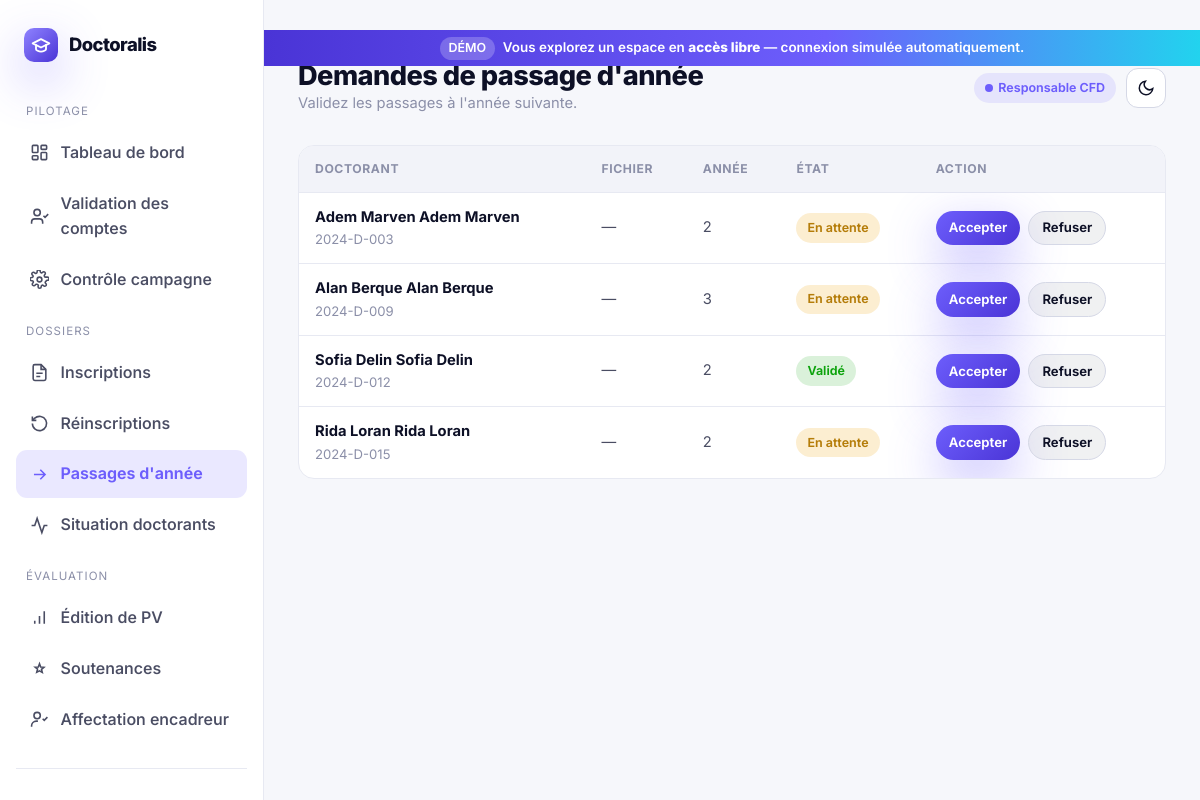
Screenshot of /cfd/demandesPassage/ with the database file from the repository.
### pages/models.py (models this page shows, shortened)
class inscription(models.Model):
    doctorant = models.ForeignKey(Doctorant, on_delete=models.CASCADE, related_name='inscription' ,null=True)
    numero_inscription = models.CharField(max_length=50, null=True)
    nom = models.CharField(max_length=100, null=True)
    prenom = models.CharField(max_length=100, null=True)
    titre_sujet = models.CharField(max_length=200, null=True)
    date_premier_inscription = models.CharField(max_length=50, null=True)
    nom_encadreur = models.CharField(max_length=100, null=True)
    nom_co_encadreur = models.CharField(max_length=100, null=True)
    mail_public = models.CharField(max_length=100, null=True)
    mail_institutionnel = models.CharField(max_length=100, null=True)
    fichier_inscription = models.FileField(upload_to='ficher_inscription/%Y', default=None, null=True)

class reinscription(models.Model):
    doctorant = models.ForeignKey(Doctorant, on_delete=models.CASCADE, related_name='reinscription' ,null=True)
    numero_inscription = models.CharField(max_length=50, null=True)
    nom = models.CharField(max_length=100, null=True)
    prenom = models.CharField(max_length=100, null=True)
    titre_sujet = models.CharField(max_length=200, null=True)
    nouveau_titre_sujet = models.CharField(max_length=200, null=True)
    date_premier_inscription = models.CharField(max_length=50, null=True)
    nom_encadreur = models.CharField(max_length=100, null=True)
    nom_co_encadreur = models.CharField(max_length=100, null=True)
    nouveau_nom_encadreur = models.CharField(max_length=100, null=True)
    nouveau_nom_co_encadreur = models.CharField(max_length=100, null=True)
    mail_public = models.CharField(max_length=100, null=True)
    mail_institutionnel = models.CharField(max_length=100, null=True)
    fichier_inscription = models.FileField(upload_to='ficher_inscription/%Y', default=None, null=True)
    pv_csd = models.FileField(upload_to='ficher_inscription/%Y', default=None, null=True)

class Doctorant(models.Model):
    user = models.OneToOneField(User, on_delete=models.CASCADE)
    fichier_inscription = models.FileField(upload_to='ficher_inscription/%Y', default=None, null=True)
    validation = models.BooleanField(default=False)
    annee = models.CharField(max_length=100)
    encadreur = models.ForeignKey(Encadreur, on_delete=models.CASCADE, related_name='doctorants' ,null=True)

class Passage(models.Model):
    doctorant = models.ForeignKey(Doctorant, on_delete=models.CASCADE, related_name='passage' ,null=True)
    passage_annee_validation = models.BooleanField(default=False)
    fichier_reinscription_passage = models.FileField(upload_to='ficher_inscription/%Y', default=None, null=True)

### cfd/views.py (the view, shortened to what this page needs)
# urls.py: path('demandesPassage/',views.passages_annees,name='demandesPassage'),
def passages_annees(request):
    doctorants = Doctorant.objects.prefetch_related('inscription', 'reinscription','passage').all()
    return render(request, 'admins/passages_annees.html', {'doctorants': doctorants})

### postgraduation/context_processors.py (called while the page is built)
def demo_mode(request):
    return {'DEMO_MODE': getattr(settings, 'DEMO_MODE', False)}

### postgraduation/demo.py (called while the page is built)
    def __call__(self, request):
        return self.get_response(request)

    def process_view(self, request, view_func, view_args, view_kwargs):
        if not getattr(settings, 'DEMO_MODE', False):
            return None
        match = getattr(request, 'resolver_match', None)
        if match is None:
            return None
        name = match.url_name
        if request.method == 'GET' and name in LOGIN_REDIRECTS:
            return redirect(LOGIN_REDIRECTS[name])
        desired = None
        if name in DOCTORANT_URL_NAMES:
            desired = _demo_doctorant_user()
        elif name in ENCADREUR_URL_NAMES:
            desired = _demo_encadreur_user()
        if desired is None:
            return None
        current = getattr(request, 'user', None)
        if current is None or not current.is_authenticated or current.pk != desired.pk:
            login(request, desired, backend=_DEMO_BACKEND)
        return None

### templates/admins/passages_annees.html (shortened to what this page needs)
{% extends 'base_cfd.html' %}
{% block page_title %}Demandes de passage d'année{% endblock %}
{% block page_sub %}Validez les passages à l'année suivante.{% endblock %}
{% block content %}
<div class="table-wrap">
  <table class="data">
    <thead>
      <tr><th>Doctorant</th><th>Fichier</th><th>Année</th><th>État</th><th>Action</th></tr>
    </thead>
    <tbody>
      {% for doctorant in doctorants %}
        {% if doctorant.passage.exists %}
        <tr>
          <td>
            <b>
            {% for inscription in doctorant.inscription.all %}{{ inscription.prenom }} {{ inscription.nom }}{% endfor %}
            {% for reinscription in doctorant.reinscription.all %}{{ reinscription.prenom }} {{ reinscription.nom }}{% endfor %}
            </b>
            <div style="color:var(--muted);font-size:.82rem">{{ doctorant.user }}</div>
          </td>
          <td>
            {% for passage in doctorant.passage.all %}
              {% if passage.fichier_reinscription_passage %}<a href="{{ passage.fichier_reinscription_passage.url }}" target="_blank" style="color:var(--brand-500)">Voir</a>{% else %}—{% endif %}
            {% endfor %}
          </td>
          <td>{{ doctorant.annee }}</td>
          <td>
            {% for passage in doctorant.passage.all %}
              {% if passage.passage_annee_validation %}<span class="badge badge-good">Validé</span>{% else %}<span class="badge badge-warn">En attente</span>{% endif %}
            {% endfor %}
          </td>
          <td>
            <form method="post" action="{% url 'demandesPassage' %}" style="display:flex;gap:8px">
              <button class="btn btn-primary" style="padding:.45em 1em;font-size:.82rem" type="submit" name="action" value="accept">Accepter</button>
              <button class="btn btn-ghost" style="padding:.45em 1em;font-size:.82rem" type="submit" name="action" value="reject">Refuser</button>
            </form>
          </td>
        </tr>
        {% endif %}
      {% empty %}
        <tr><td colspan="5" style="text-align:center;color:var(--muted);padding:28px">Aucune demande de passage.</td></tr>
      {% endfor %}
    </tbody>
  </table>
</div>
{% endblock %}

### static/css/doctoralis.css (style rules this page uses)
:root { --brand-500: #6d5efc; --brand-600: #5b46f0; --brand-700: #4a34d6; --brand-400: #8f83ff; --brand-glow: rgba(109, 94, 252, .45); --accent-teal: #22d3ee; --series-1: #2a78d6; --series-2: #1baf7a; --series-3: #eda100; --series-4: #4a3aa7; --series-5: #e34948; --good: #0ca30c; --warning: #eda100; --critical: #d03b3b; --bg: #f6f7fb; --surface: #ffffff; --surface-2: #f2f3f9; --elevated: #ffffff; --ink: #0d1026; --ink-2: #4a4d63; --muted: #8b8fa8; --line: #e7e9f2; --line-strong: #d5d8e6; --radius: 16px; --radius-sm: 11px; --radius-lg: 26px; --shadow-sm: 0 1px 2px rgba(16, 18, 40, .06), 0 1px 3px rgba(16, 18, 40, .04); --shadow-md: 0 6px 20px rgba(16, 18, 40, .08), 0 2px 6px rgba(16, 18, 40, .04); --shadow-lg: 0 24px 60px rgba(16, 18, 40, .14), 0 8px 24px rgba(16, 18, 40, .08); --shadow-glow: 0 18px 50px var(--brand-glow); --font: "Inter", "Segoe UI", system-ui, -apple-system, sans-serif; --maxw: 1180px; }
* { box-sizing: border-box; }
html { scroll-behavior: smooth; }
body { margin: 0; font-family: var(--font); background: var(--bg); color: var(--ink); line-height: 1.6; -webkit-font-smoothing: antialiased; text-rendering: optimizeLegibility; transition: background .4s ease, color .4s ease; }
.btn { display: inline-flex; align-items: center; gap: .55em; padding: .85em 1.5em; border-radius: 999px; border: 0; font: inherit; font-weight: 650; font-size: .96rem; cursor: pointer; transition: transform .18s ease, box-shadow .25s ease, background .25s ease; white-space: nowrap; }
.btn-primary { background: linear-gradient(135deg, var(--brand-500), var(--brand-700)); color: #fff; box-shadow: var(--shadow-glow); }
.btn-ghost { background: color-mix(in srgb, var(--ink) 6%, transparent); color: var(--ink); border: 1px solid var(--line-strong); }
.badge { display: inline-flex; align-items: center; gap: .4em; padding: .3em .8em; border-radius: 999px; font-size: .78rem; font-weight: 650; border: 1px solid var(--line-strong); }
.badge-good { background: color-mix(in srgb, var(--good) 15%, transparent); color: var(--good); border-color: transparent; }
.badge-warn { background: color-mix(in srgb, var(--warning) 18%, transparent); color: color-mix(in srgb, var(--warning) 75%, var(--ink)); border-color: transparent; }
.table-wrap { overflow-x: auto; border: 1px solid var(--line); border-radius: var(--radius); background: var(--surface); }
table.data { width: 100%; border-collapse: collapse; font-size: .92rem; }
table.data th { text-align: left; padding: 13px 16px; font-size: .76rem; text-transform: uppercase; letter-spacing: .05em; color: var(--muted); border-bottom: 1px solid var(--line); background: var(--surface-2); position: sticky; top: 0; }
table.data td { padding: 13px 16px; border-bottom: 1px solid var(--line); color: var(--ink-2); }
table.data tr:last-child td { border-bottom: 0; }
table.data td b, table.data td strong { color: var(--ink); }

### rows the page displays
Doctorant: user "2024-D-003", annee "2"
inscription: prenom "Adem", nom "Marven"
reinscription: prenom "Adem", nom "Marven"
Passage: passage_annee_validation "En attente"
Doctorant: user "2024-D-009", annee "3"
inscription: prenom "Alan", nom "Berque"
reinscription: prenom "Alan", nom "Berque"
Passage: passage_annee_validation "En attente"
Doctorant: user "2024-D-012", annee "2"
inscription: prenom "Sofia", nom "Delin"
reinscription: prenom "Sofia", nom "Delin"
Passage: passage_annee_validation "Validé"
Doctorant: user "2024-D-015", annee "2"
inscription: prenom "Rida", nom "Loran"
reinscription: prenom "Rida", nom "Loran"
Passage: passage_annee_validation "En attente"
